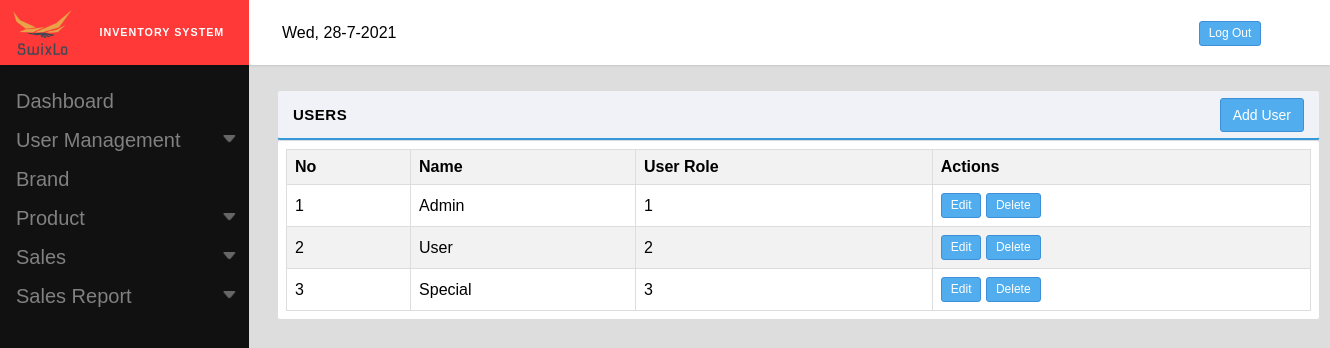
The page /manageuser.php (signed in) on the database its author committed.
### tables this page shows
CREATE TABLE `user` (
  `userId` int(32) NOT NULL,
  `username` varchar(255) NOT NULL,
  `password` varchar(255) NOT NULL,
  `name` varchar(255) NOT NULL,
  `level` int(32) NOT NULL
);

### manageuser.php (the view, shortened to what this page needs)
<!DOCTYPE html>
<html>
<head>
  <link rel="stylesheet" type="text/css" href="stylesheets/style.css">
</head>
<body>
<?php include_once('layouts/header.php'); ?>
<?php include_once('layouts/menu.php'); ?>
  <div class="main-page">
    <div class="table new-setting">
       <div class="tabl1 manage-user">
         <div class="head">
            <strong>
              <div class="user-head">
                <span>users </span>
              </div>
                 <div class="user-head1">
                  <form method="post" action="addUser.php">
                    <button class="button submit-button1">Add User</button>
                  </form>
                </div>
              </strong>
         </div>
         <div class="body">
             <table>
               <thead>
                <tr>
                    <th>No</th>
                    <th>Name</th>
                    <th>User Role</th>
                    <th>Actions</th>
                </tr>
              </thead>
              <tbody>
                <tr>
                    <?php
                  $con = mysqli_connect("localhost","muhammad_user1","H89EPXkT^^m4","muhammad_db");
                  $no =1;
                  $result = $con->query("SELECT * FROM user ORDER BY level ASC");
                  while($row = $result->fetch_assoc()) {
                  echo "<tr><td>" . $no++. "</td><td>" . $row["name"] . "</td><td>"
                  . $row["level"]. "</td><td>" ?> <form method="POST"><input type="hidden" name="id3$no" value="<?php echo $row["userId"]; ?>"><button class="button0" name="edit">Edit</button>  <button OnClick="return confirm('Confirm to delete this data?');" class="button0" name="delete">Delete</button> </form><?php "</td></tr>";
                }
                  ?>
                  </tr>
              </tbody>
            </table>
          </div>
        </div>
    </div>
  </div>
</body>
</html>

### stylesheets/style.css (style rules this page uses)
* { margin: 0; padding: 0; box-sizing: border-box; }
body { background-color: #ddd; font-family: sans-serif; }
.button0 { border-radius:3px; transition: all 300ms ease-in-out; display: inline-block; padding: 3px 9px; margin-bottom: 0; font-size: 12px; font-weight:300; line-height: 1.42857143; text-align: center; white-space: nowrap; vertical-align: middle; touch-action: manipulation; cursor: pointer; user-select: none; background-image: none; border: 1px solid transparent; color: #fff; background-color: #51aded; border-color: #3d8fd8; }
tr:nth-child(odd) { background-color: #f2f2f2; }
.table { position: relative; height: 145px; width: 1050px; left: 278px; top: 105px; padding-left: 7px; }
.head { border:solid 1px #ddd; text-transform: uppercase; font-size: 15px; letter-spacing: 0.5px; padding: 15px; border-bottom:solid 2px #3498DB; border-radius: 3px; background-color: #f1f2f7; }
th,tr,td { border:solid 1px #ddd; text-align: left; padding: 8px; }
table { border-collapse: collapse; width: 100%; }
.body { padding: 8px; background-color: white; border-radius: 3px; border:solid 1px #ddd; }
.button { border-radius:3px; transition: all 300ms ease-in-out; display: inline-block; padding: 6px 12px; margin-bottom: 0; font-size: 14px; font-weight: 400; line-height: 1.42857143; text-align: center; white-space: nowrap; vertical-align: middle; touch-action: manipulation; cursor: pointer; user-select: none; background-image: none; border: 1px solid transparent; }
.manage-user { width: 100%; }
.new-setting { top:90px; left: 270px; }
.submit-button1 { color: #fff; background-color: #51aded; border-color: #3d8fd8; }
.user-head { display: inline-block; }
.user-head1 { position: relative; float: right; top: -8px; }

### rows shown on the page
user: name "Admin", level "1"
user: name "User", level "2"
user: name "Special", level "3"
